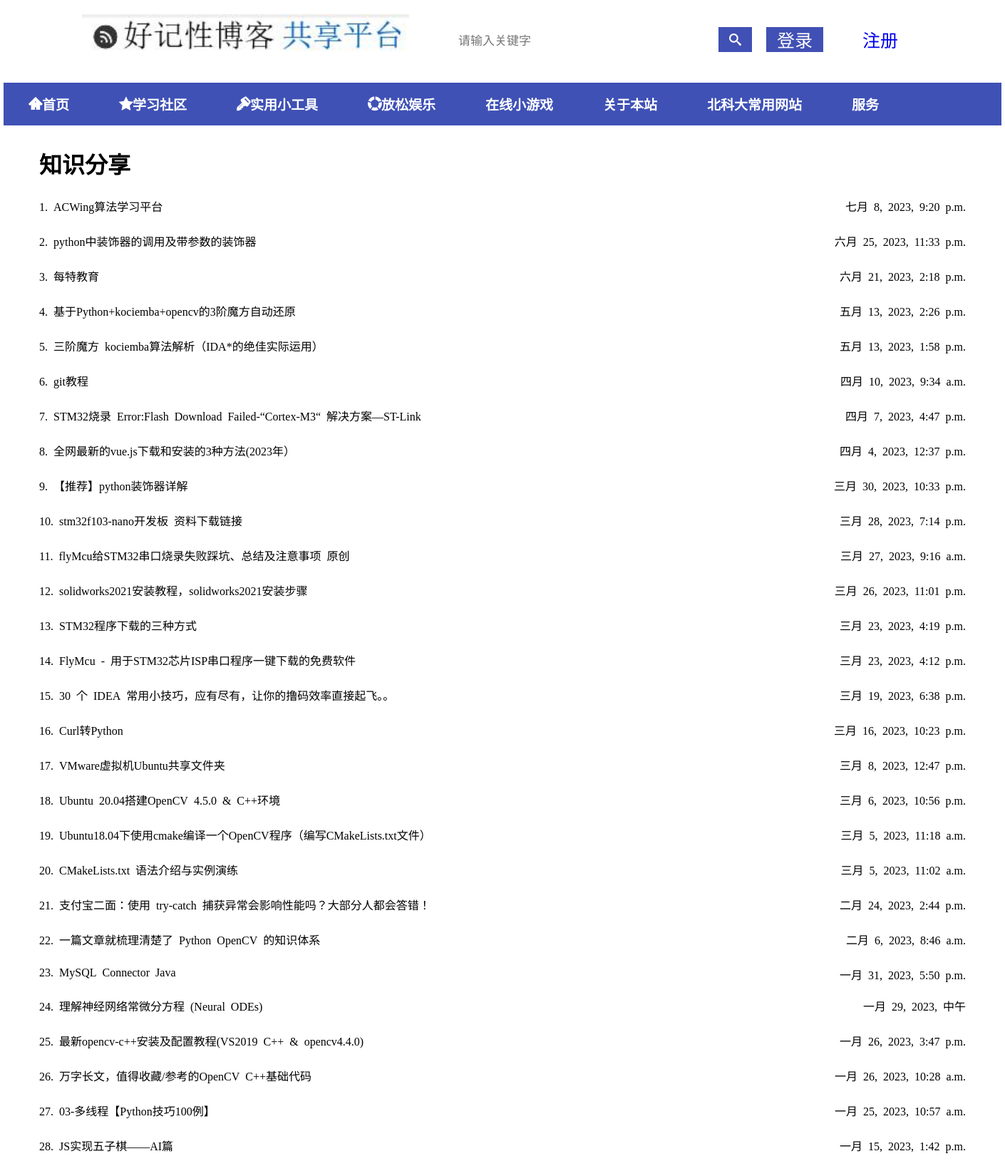
The page /show/more/hots/?type=knows (upper part) on the database its author committed.
### article/models.py (models this page shows)
class Link(models.Model):
    title=models.CharField(max_length=60,verbose_name="标题")
    link=models.CharField(max_length=255,verbose_name="链接")
    kind_choices=(
        (1,"精彩推荐"),
        (2,"热门看点"),
        (3,"知识分享"),
    )
    kind=models.SmallIntegerField(verbose_name="分类",choices=kind_choices)
    create_time = models.DateTimeField(verbose_name="创建时间", auto_now_add=True)

### article/views.py (the view)
# urls.py: path('show/more/hots/',views.get_more_hots,name="get_more_hots"),
def get_more_hots(requests):
    type = requests.GET.get('type')
    nodes = Link.objects.filter(kind=2, ).order_by("-create_time")
    title = "热门推送"
    if type == "recs":
        nodes = Link.objects.filter(kind=1, ).order_by("-create_time")
        title = "精彩推荐"
    if type == "knows":
        nodes = Link.objects.filter(kind=3, ).order_by("-create_time")
        title = "知识分享"
    if type == "articls":
        articles = articles = Article.objects.filter(
            status=1, display=True, publlic=True, ).order_by("-create_time")
        return render(requests, 'list.html', {
            "articles": articles,
        })
    return render(requests, 'list.html', {
        "nodes": nodes,
        "title": title,
    })

### article/templates/list.html (shortened to what this page needs)
{% extends 'base.html' %}
{% block css %}
{% load static %}
<link rel="stylesheet" href="{% static 'css/common.css' %}">
{% endblock %}
{% block content %}
<div class="listcontainer">
    <h1>{{title}}</h1>
    <ul>
        {% if articles %}
        {% for article in articles %}
        <li>
            <a target="_blank" href="/article/?nid={{ article.nid }}">
                <p style="color: black;">
                    <span class="fontweight"> {{ forloop.counter }}. {{article.title}} </span>
                    <span class="fr fontgray"> {{ article.create_time }} </span>
                    <span class="fr fontgray articleuserindex">作者；<strong>{{article.author.username}}</strong> </span>
                    <span class="fr fontgray ">阅读量；<strong>{{article.read_num}}</strong> </span>
                    <span class="fr fontgray" style="padding: 0 30px ;">收藏量；<strong>{{article.love_num }}</strong></span>
                </p>
            </a>
        </li>
        {% endfor %}
        {% else %}
        {% for hot in nodes %}
        <li>
            <a target="_blank" href="{{hot.link}}">
                <p style="color: black;" >{{ forloop.counter}}. {{ hot.title }}
                    <span class="fr fontwegray">{{hot.create_time}}</span>
                </p>
            </a>
        </li>
        {% endfor %}
        {% endif %}
    </ul>
</div>
{% endblock %}

### article/static/css/common.css (style rules this page uses)
* { padding: 0; margin: 0; border: 0px; box-sizing: border-box; font-family: 'icomoon'; }
.fr { float: right; }
.listcontainer { padding: 30px 50px; }
.listcontainer ul li { margin: 25px 0; }

### rows shown on the page
Link: title "ACWing算法学习平台", create_time "七月 8, 2023, 9:20 p.m."
Link: title "python中装饰器的调用及带参数的装饰器", create_time "六月 25, 2023, 11:33 p.m."
Link: title "每特教育", create_time "六月 21, 2023, 2:18 p.m."
Link: title "基于Python+kociemba+opencv的3阶魔方自动还原", create_time "五月 13, 2023, 2:26 p.m."
Link: title "三阶魔方 kociemba算法解析（IDA*的绝佳实际运用）", create_time "五月 13, 2023, 1:58 p.m."
Link: title "git教程", create_time "四月 10, 2023, 9:34 a.m."
Link: title "STM32烧录 Error:Flash Download Failed-“Cortex-M3“ 解决方案—ST-Link", create_time "四月 7, 2023, 4:47 p.m."
Link: title "全网最新的vue.js下载和安装的3种方法(2023年）", create_time "四月 4, 2023, 12:37 p.m."
Link: title "【推荐】python装饰器详解", create_time "三月 30, 2023, 10:33 p.m."
Link: title "stm32f103-nano开发板 资料下载链接", create_time "三月 28, 2023, 7:14 p.m."
Link: title "flyMcu给STM32串口烧录失败踩坑、总结及注意事项 原创", create_time "三月 27, 2023, 9:16 a.m."
Link: title "solidworks2021安装教程，solidworks2021安装步骤", create_time "三月 26, 2023, 11:01 p.m."
Link: title "STM32程序下载的三种方式", create_time "三月 23, 2023, 4:19 p.m."
Link: title "FlyMcu - 用于STM32芯片ISP串口程序一键下载的免费软件", create_time "三月 23, 2023, 4:12 p.m."
Link: title "30 个 IDEA 常用小技巧，应有尽有，让你的撸码效率直接起飞。。", create_time "三月 19, 2023, 6:38 p.m."
Link: title "Curl转Python", create_time "三月 16, 2023, 10:23 p.m."
Link: title "VMware虚拟机Ubuntu共享文件夹", create_time "三月 8, 2023, 12:47 p.m."
Link: title "Ubuntu 20.04搭建OpenCV 4.5.0 & C++环境", create_time "三月 6, 2023, 10:56 p.m."
Link: title "Ubuntu18.04下使用cmake编译一个OpenCV程序（编写CMakeLists.txt文件）", create_time "三月 5, 2023, 11:18 a.m."
Link: title "CMakeLists.txt 语法介绍与实例演练", create_time "三月 5, 2023, 11:02 a.m."
Link: title "支付宝二面：使用 try-catch 捕获异常会影响性能吗？大部分人都会答错！", create_time "二月 24, 2023, 2:44 p.m."
Link: title "一篇文章就梳理清楚了 Python OpenCV 的知识体系", create_time "二月 6, 2023, 8:46 a.m."
Link: title "MySQL Connector Java", create_time "一月 31, 2023, 5:50 p.m."
Link: title "理解神经网络常微分方程 (Neural ODEs)", create_time "一月 29, 2023, 中午"
Link: title "最新opencv-c++安装及配置教程(VS2019 C++ & opencv4.4.0)", create_time "一月 26, 2023, 3:47 p.m."
Link: title "万字长文，值得收藏/参考的OpenCV C++基础代码", create_time "一月 26, 2023, 10:28 a.m."
Link: title "03-多线程【Python技巧100例】", create_time "一月 25, 2023, 10:57 a.m."
Link: title "JS实现五子棋——AI篇", create_time "一月 15, 2023, 1:42 p.m."

### other values the page prints
{{ title }} "知识分享"
